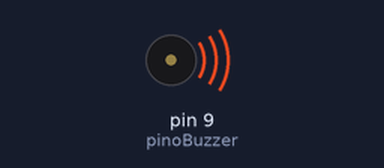
The sketch below on a simulated Arduino Uno, built with avr-gcc and run on an emulated ATmega328P. On the bench: buzzer (waves = sounding, pin HIGH).

Above: at 0.5 s.
Timing chart, 0 to 4.6 s (numbered marks = the images above):
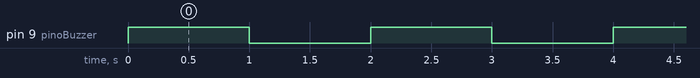

The sketch:

aula5atividade2.ino
```cpp
// Definindo o pino do buzzer
const int pinoBuzzer = 9; // Pino digital onde o buzzer está conectado
void setup() {
  pinMode(pinoBuzzer, OUTPUT); // Configura o pino do buzzer como saída
}

void loop() {
  digitalWrite(pinoBuzzer, HIGH); // Liga o buzzer
  delay(1000); // Espera 1 segundo (1000 milissegundos)

  digitalWrite(pinoBuzzer, LOW); // Desliga o buzzer
  delay(1000); // Espera 1 segundo (1000 milissegundos)
}
```

Measured:
- by itself, pin 9 (pinoBuzzer): alternates HIGH for 1.0 s and LOW for 1.0 s
